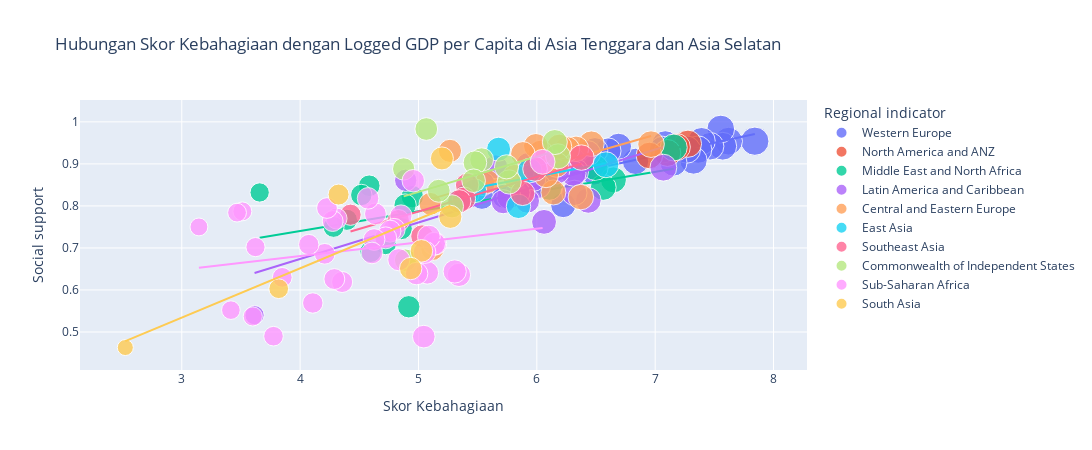

Notebook code for this chart:
### Code cell
# Scatter plot dengan garis tren
fig = px.scatter(
    df_2021, 
    x="Ladder score", 
    y="Social support", 
    trendline="ols",
    title="Hubungan Skor Kebahagiaan dengan Logged GDP per Capita di Asia Tenggara dan Asia Selatan",
    labels={"Ladder score": "Skor Kebahagiaan", "Logged GDP per capita": "Logged GDP per Capita"},
    color="Regional indicator",  # Menambahkan warna berdasarkan indikator regional
    size="Ladder score",  # Menambahkan ukuran marker berdasarkan skor kebahagiaan
    hover_name="Country name",  # Menambahkan label hover dengan nama negara
    opacity=0.8  # Menambahkan opacity agar lebih mudah melihat tumpukan marker
)
fig.update_layout(
    showlegend=True,
    width=1700, 
    height=450)
fig.show()

### Figure 1 — Plotly figure (JSON) as saved in the notebook; plotly's stock layout.template omitted (floating-point values rounded to 4 significant figures)
{"data": [{"hovertemplate": "<b>%{hovertext}</b><br><br>Regional indicator=Western Europe<br>Skor Kebahagiaan=%{marker.size}<br>Social support=%{y}<extra></extra>", "hovertext": ["Finland", "Denmark", "Switzerland", "Iceland", "Netherlands", "Norway", "Sweden", "Luxembourg", "Austria", "Germany", "Ireland", "United Kingdom", "Belgium", "France", "Malta", "Spain", "Italy", "Cyprus", "Portugal", "Greece", "North Cyprus"], "legendgroup": "Western Europe", "marker": {"color": "#636efa", "opacity": 0.8, "size": [7.842, 7.62, 7.571, 7.554, 7.464, 7.392, 7.363, 7.324, 7.268, 7.155, 7.085, 7.064, 6.834, 6.69, 6.602, 6.491, 6.483, 6.223, 5.929, 5.723, 5.536], "sizemode": "area", "sizeref": 0.0196, "symbol": "circle"}, "mode": "markers", "name": "Western Europe", "orientation": "v", "showlegend": true, "type": "scatter", "x": [7.842, 7.62, 7.571, 7.554, 7.464, 7.392, 7.363, 7.324, 7.268, 7.155, 7.085, 7.064, 6.834, 6.69, 6.602, 6.491, 6.483, 6.223, 5.929, 5.723, 5.536], "xaxis": "x", "y": [0.954, 0.954, 0.942, 0.983, 0.942, 0.954, 0.934, 0.908, 0.934, 0.903, 0.947, 0.934, 0.906, 0.942, 0.931, 0.932, 0.88, 0.802, 0.879, 0.823, 0.82], "yaxis": "y"}, {"hovertemplate": "<b>OLS trendline</b><br>Social support = 0.0612391 * Ladder score + 0.491014<br>R<sup>2</sup>=0.686766<br><br>Regional indicator=Western Europe<br>Skor Kebahagiaan=%{x}<br>Social support=%{y} <b>(trend)</b><extra></extra>", "legendgroup": "Western Europe", "marker": {"color": "#636efa", "symbol": "circle"}, "mode": "lines", "name": "Western Europe", "showlegend": false, "type": "scatter", "x": [5.536, 5.723, 5.929, 6.223, 6.483, 6.491, 6.602, 6.69, 6.834, 7.064, 7.085, 7.155, 7.268, 7.324, 7.363, 7.392, 7.464, 7.554, 7.571, 7.62, 7.842], "xaxis": "x", "y": [0.83, 0.8415, 0.8541, 0.8721, 0.888, 0.8885, 0.8953, 0.9007, 0.9095, 0.9236, 0.9249, 0.9292, 0.9361, 0.9395, 0.9419, 0.9437, 0.9481, 0.9536, 0.9547, 0.9577, 0.9713], "yaxis": "y"}, {"hovertemplate": "<b>%{hovertext}</b><br><br>Regional indicator=North America and ANZ<br>Skor Kebahagiaan=%{marker.size}<br>Social support=%{y}<extra></extra>", "hovertext": ["New Zealand", "Australia", "Canada", "United States"], "legendgroup": "North America and ANZ", "marker": {"color": "#EF553B", "opacity": 0.8, "size": [7.277, 7.183, 7.103, 6.951], "sizemode": "area", "sizeref": 0.0196, "symbol": "circle"}, "mode": "markers", "name": "North America and ANZ", "orientation": "v", "showlegend": true, "type": "scatter", "x": [7.277, 7.183, 7.103, 6.951], "xaxis": "x", "y": [0.948, 0.94, 0.926, 0.92], "yaxis": "y"}, {"hovertemplate": "<b>OLS trendline</b><br>Social support = 0.0891061 * Ladder score + 0.298307<br>R<sup>2</sup>=0.924635<br><br>Regional indicator=North America and ANZ<br>Skor Kebahagiaan=%{x}<br>Social support=%{y} <b>(trend)</b><extra></extra>", "legendgroup": "North America and ANZ", "marker": {"color": "#EF553B", "symbol": "circle"}, "mode": "lines", "name": "North America and ANZ", "showlegend": false, "type": "scatter", "x": [6.951, 7.103, 7.183, 7.277], "xaxis": "x", "y": [0.9177, 0.9312, 0.9384, 0.9467], "yaxis": "y"}, {"hovertemplate": "<b>%{hovertext}</b><br><br>Regional indicator=Middle East and North Africa<br>Skor Kebahagiaan=%{marker.size}<br>Social support=%{y}<extra></extra>", "hovertext": ["Israel", "Bahrain", "United Arab Emirates", "Saudi Arabia", "Kuwait", "Libya", "Turkey", "Morocco", "Algeria", "Iraq", "Iran", "Tunisia", "Lebanon", "Palestinian Territories", "Jordan", "Egypt", "Yemen"], "legendgroup": "Middle East and North Africa", "marker": {"color": "#00cc96", "opacity": 0.8, "size": [7.157, 6.647, 6.561, 6.494, 6.106, 5.41, 4.948, 4.918, 4.887, 4.854, 4.721, 4.596, 4.584, 4.517, 4.395, 4.283, 3.658], "sizemode": "area", "sizeref": 0.0196, "symbol": "circle"}, "mode": "markers", "name": "Middle East and North Africa", "orientation": "v", "showlegend": true, "type": "scatter", "x": [7.157, 6.647, 6.561, 6.494, 6.106, 5.41, 4.948, 4.918, 4.887, 4.854, 4.721, 4.596, 4.584, 4.517, 4.395, 4.283, 3.658], "xaxis": "x", "y": [0.939, 0.862, 0.844, 0.891, 0.843, 0.827, 0.822, 0.56, 0.802, 0.746, 0.71, 0.691, 0.848, 0.826, 0.767, 0.75, 0.832], "yaxis": "y"}, {"hovertemplate": "<b>OLS trendline</b><br>Social support = 0.0469244 * Ladder score + 0.552713<br>R<sup>2</sup>=0.282683<br><br>Regional indicator=Middle East and North Africa<br>Skor Kebahagiaan=%{x}<br>Social support=%{y} <b>(trend)</b><extra></extra>", "legendgroup": "Middle East and North Africa", "marker": {"color": "#00cc96", "symbol": "circle"}, "mode": "lines", "name": "Middle East and North Africa", "showlegend": false, "type": "scatter", "x": [3.658, 4.283, 4.395, 4.517, 4.584, 4.596, 4.721, 4.854, 4.887, 4.918, 4.948, 5.41, 6.106, 6.494, 6.561, 6.647, 7.157], "xaxis": "x", "y": [0.7244, 0.7537, 0.7589, 0.7647, 0.7678, 0.7684, 0.7742, 0.7805, 0.782, 0.7835, 0.7849, 0.8066, 0.8392, 0.8574, 0.8606, 0.8646, 0.8886], "yaxis": "y"}, {"hovertemplate": "<b>%{hovertext}</b><br><br>Regional indicator=Latin America and Caribbean<br>Skor Kebahagiaan=%{marker.size}<br>Social support=%{y}<extra></extra>", "hovertext": ["Costa Rica", "Guatemala", "Uruguay", "Brazil", "Mexico", "Jamaica", "Panama", "Chile", "El Salvador", "Colombia", "Nicaragua", "Argentina", "Honduras", "Peru", "Ecuador", "Bolivia", "Paraguay", "Dominican Republic", "Venezuela", "Haiti"], "legendgroup": "Latin America and Caribbean", "marker": {"color": "#ab63fa", "opacity": 0.8, "size": [7.069, 6.435, 6.431, 6.33, 6.317, 6.309, 6.18, 6.172, 6.061, 6.012, 5.972, 5.929, 5.919, 5.84, 5.764, 5.716, 5.653, 5.545, 4.892, 3.615], "sizemode": "area", "sizeref": 0.0196, "symbol": "circle"}, "mode": "markers", "name": "Latin America and Caribbean", "orientation": "v", "showlegend": true, "type": "scatter", "x": [7.069, 6.435, 6.431, 6.33, 6.317, 6.309, 6.18, 6.172, 6.061, 6.012, 5.972, 5.929, 5.919, 5.84, 5.764, 5.716, 5.653, 5.545, 4.892, 3.615], "xaxis": "x", "y": [0.891, 0.813, 0.925, 0.882, 0.831, 0.877, 0.896, 0.882, 0.762, 0.847, 0.864, 0.898, 0.812, 0.832, 0.821, 0.81, 0.893, 0.853, 0.861, 0.54], "yaxis": "y"}, {"hovertemplate": "<b>OLS trendline</b><br>Social support = 0.0868168 * Ladder score + 0.326582<br>R<sup>2</sup>=0.554196<br><br>Regional indicator=Latin America and Caribbean<br>Skor Kebahagiaan=%{x}<br>Social support=%{y} <b>(trend)</b><extra></extra>", "legendgroup": "Latin America and Caribbean", "marker": {"color": "#ab63fa", "symbol": "circle"}, "mode": "lines", "name": "Latin America and Caribbean", "showlegend": false, "type": "scatter", "x": [3.615, 4.892, 5.545, 5.653, 5.716, 5.764, 5.84, 5.919, 5.929, 5.972, 6.012, 6.061, 6.172, 6.18, 6.309, 6.317, 6.33, 6.431, 6.435, 7.069], "xaxis": "x", "y": [0.6404, 0.7513, 0.808, 0.8174, 0.8228, 0.827, 0.8336, 0.8405, 0.8413, 0.8451, 0.8485, 0.8528, 0.8624, 0.8631, 0.8743, 0.875, 0.8761, 0.8849, 0.8852, 0.9403], "yaxis": "y"}, {"hovertemplate": "<b>%{hovertext}</b><br><br>Regional indicator=Central and Eastern Europe<br>Skor Kebahagiaan=%{marker.size}<br>Social support=%{y}<extra></extra>", "hovertext": ["Czech Republic", "Slovenia", "Kosovo", "Slovakia", "Lithuania", "Estonia", "Poland", "Romania", "Serbia", "Latvia", "Hungary", "Croatia", "Bosnia and Herzegovina", "Montenegro", "Bulgaria", "Albania", "North Macedonia"], "legendgroup": "Central and Eastern Europe", "marker": {"color": "#FFA15A", "opacity": 0.8, "size": [6.965, 6.461, 6.372, 6.331, 6.255, 6.189, 6.166, 6.14, 6.078, 6.032, 5.992, 5.882, 5.813, 5.581, 5.266, 5.117, 5.101], "sizemode": "area", "sizeref": 0.0196, "symbol": "circle"}, "mode": "markers", "name": "Central and Eastern Europe", "orientation": "v", "showlegend": true, "type": "scatter", "x": [6.965, 6.461, 6.372, 6.331, 6.255, 6.189, 6.166, 6.14, 6.078, 6.032, 5.992, 5.882, 5.813, 5.581, 5.266, 5.117, 5.101], "xaxis": "x", "y": [0.947, 0.948, 0.821, 0.936, 0.935, 0.941, 0.898, 0.832, 0.873, 0.927, 0.943, 0.924, 0.87, 0.858, 0.931, 0.697, 0.805], "yaxis": "y"}, {"hovertemplate": "<b>OLS trendline</b><br>Social support = 0.080706 * Ladder score + 0.404405<br>R<sup>2</sup>=0.339839<br><br>Regional indicator=Central and Eastern Europe<br>Skor Kebahagiaan=%{x}<br>Social support=%{y} <b>(trend)</b><extra></extra>", "legendgroup": "Central and Eastern Europe", "marker": {"color": "#FFA15A", "symbol": "circle"}, "mode": "lines", "name": "Central and Eastern Europe", "showlegend": false, "type": "scatter", "x": [5.101, 5.117, 5.266, 5.581, 5.813, 5.882, 5.992, 6.032, 6.078, 6.14, 6.166, 6.189, 6.255, 6.331, 6.372, 6.461, 6.965], "xaxis": "x", "y": [0.8161, 0.8174, 0.8294, 0.8548, 0.8735, 0.8791, 0.888, 0.8912, 0.8949, 0.8999, 0.902, 0.9039, 0.9092, 0.9154, 0.9187, 0.9258, 0.9665], "yaxis": "y"}, {"hovertemplate": "<b>%{hovertext}</b><br><br>Regional indicator=East Asia<br>Skor Kebahagiaan=%{marker.size}<br>Social support=%{y}<extra></extra>", "hovertext": ["Taiwan Province of China", "Japan", "South Korea", "Mongolia", "Hong Kong S.A.R. of China", "China"], "legendgroup": "East Asia", "marker": {"color": "#19d3f3", "opacity": 0.8, "size": [6.584, 5.94, 5.845, 5.677, 5.477, 5.339], "sizemode": "area", "sizeref": 0.0196, "symbol": "circle"}, "mode": "markers", "name": "East Asia", "orientation": "v", "showlegend": true, "type": "scatter", "x": [6.584, 5.94, 5.845, 5.677, 5.477, 5.339], "xaxis": "x", "y": [0.898, 0.884, 0.799, 0.935, 0.836, 0.811], "yaxis": "y"}, {"hovertemplate": "<b>OLS trendline</b><br>Social support = 0.0532151 * Ladder score + 0.551302<br>R<sup>2</sup>=0.191065<br><br>Regional indicator=East Asia<br>Skor Kebahagiaan=%{x}<br>Social support=%{y} <b>(trend)</b><extra></extra>", "legendgroup": "East Asia", "marker": {"color": "#19d3f3", "symbol": "circle"}, "mode": "lines", "name": "East Asia", "showlegend": false, "type": "scatter", "x": [5.339, 5.477, 5.677, 5.845, 5.94, 6.584], "xaxis": "x", "y": [0.8354, 0.8428, 0.8534, 0.8623, 0.8674, 0.9017], "yaxis": "y"}, {"hovertemplate": "<b>%{hovertext}</b><br><br>Regional indicator=Southeast Asia<br>Skor Kebahagiaan=%{marker.size}<br>Social support=%{y}<extra></extra>", "hovertext": ["Singapore", "Thailand", "Philippines", "Vietnam", "Malaysia", "Indonesia", "Laos", "Cambodia", "Myanmar"], "legendgroup": "Southeast Asia", "marker": {"color": "#FF6692", "opacity": 0.8, "size": [6.377, 5.985, 5.88, 5.411, 5.384, 5.345, 5.03, 4.83, 4.426], "sizemode": "area", "sizeref": 0.0196, "symbol": "circle"}, "mode": "markers", "name": "Southeast Asia", "orientation": "v", "showlegend": true, "type": "scatter", "x": [6.377, 5.985, 5.88, 5.411, 5.384, 5.345, 5.03, 4.83, 4.426], "xaxis": "x", "y": [0.915, 0.888, 0.83, 0.85, 0.817, 0.811, 0.728, 0.765, 0.779], "yaxis": "y"}, {"hovertemplate": "<b>OLS trendline</b><br>Social support = 0.0828321 * Ladder score + 0.372414<br>R<sup>2</sup>=0.722924<br><br>Regional indicator=Southeast Asia<br>Skor Kebahagiaan=%{x}<br>Social support=%{y} <b>(trend)</b><extra></extra>", "legendgroup": "Southeast Asia", "marker": {"color": "#FF6692", "symbol": "circle"}, "mode": "lines", "name": "Southeast Asia", "showlegend": false, "type": "scatter", "x": [4.426, 4.83, 5.03, 5.345, 5.384, 5.411, 5.88, 5.985, 6.377], "xaxis": "x", "y": [0.739, 0.7725, 0.7891, 0.8152, 0.8184, 0.8206, 0.8595, 0.8682, 0.9006], "yaxis": "y"}, {"hovertemplate": "<b>%{hovertext}</b><br><br>Regional indicator=Commonwealth of Independent States<br>Skor Kebahagiaan=%{marker.size}<br>Social support=%{y}<extra></extra>", "hovertext": ["Uzbekistan", "Kazakhstan", "Moldova", "Kyrgyzstan", "Belarus", "Russia", "Tajikistan", "Armenia", "Azerbaijan", "Turkmenistan", "Georgia", "Ukraine"], "legendgroup": "Commonwealth of Independent States", "marker": {"color": "#B6E880", "opacity": 0.8, "size": [6.179, 6.152, 5.766, 5.744, 5.534, 5.477, 5.466, 5.283, 5.171, 5.066, 4.891, 4.875], "sizemode": "area", "sizeref": 0.0196, "symbol": "circle"}, "mode": "markers", "name": "Commonwealth of Independent States", "orientation": "v", "showlegend": true, "type": "scatter", "x": [6.179, 6.152, 5.766, 5.744, 5.534, 5.477, 5.466, 5.283, 5.171, 5.066, 4.891, 4.875], "xaxis": "x", "y": [0.918, 0.952, 0.857, 0.893, 0.91, 0.903, 0.86, 0.799, 0.836, 0.983, 0.671, 0.888], "yaxis": "y"}, {"hovertemplate": "<b>OLS trendline</b><br>Social support = 0.0841304 * Ladder score + 0.412559<br>R<sup>2</sup>=0.209507<br><br>Regional indicator=Commonwealth of Independent States<br>Skor Kebahagiaan=%{x}<br>Social support=%{y} <b>(trend)</b><extra></extra>", "legendgroup": "Commonwealth of Independent States", "marker": {"color": "#B6E880", "symbol": "circle"}, "mode": "lines", "name": "Commonwealth of Independent States", "showlegend": false, "type": "scatter", "x": [4.875, 4.891, 5.066, 5.171, 5.283, 5.466, 5.477, 5.534, 5.744, 5.766, 6.152, 6.179], "xaxis": "x", "y": [0.8227, 0.824, 0.8388, 0.8476, 0.857, 0.8724, 0.8733, 0.8781, 0.8958, 0.8977, 0.9301, 0.9324], "yaxis": "y"}, {"hovertemplate": "<b>%{hovertext}</b><br><br>Regional indicator=Sub-Saharan Africa<br>Skor Kebahagiaan=%{marker.size}<br>Social support=%{y}<extra></extra>", "hovertext": ["Mauritius", "Congo (Brazzaville)", "Ivory Coast", "Cameroon", "Senegal", "Ghana", "Niger", "Gambia", "Benin", "Guinea", "South Africa", "Gabon", "Burkina Faso", "Mozambique", "Nigeria", "Mali", "Uganda", "Liberia", "Kenya", "Namibia", "Chad", "Swaziland", "Comoros", "Ethiopia", "Mauritania", "Madagascar", "Togo", "Zambia", "Sierra Leone", "Burundi", "Tanzania", "Malawi", "Lesotho", "Botswana", "Rwanda", "Zimbabwe"], "legendgroup": "Sub-Saharan Africa", "marker": {"color": "#FF97FF", "opacity": 0.8, "size": [6.049, 5.342, 5.306, 5.142, 5.132, 5.088, 5.074, 5.051, 5.045, 4.984, 4.956, 4.852, 4.834, 4.794, 4.759, 4.723, 4.636, 4.625, 4.607, 4.574, 4.355, 4.308, 4.289, 4.275, 4.227, 4.208, 4.107, 4.073, 3.849, 3.775, 3.623, 3.6, 3.512, 3.467, 3.415, 3.145], "sizemode": "area", "sizeref": 0.0196, "symbol": "circle"}, "mode": "markers", "name": "Sub-Saharan Africa", "orientation": "v", "showlegend": true, "type": "scatter", "x": [6.049, 5.342, 5.306, 5.142, 5.132, 5.088, 5.074, 5.051, 5.045, 4.984, 4.956, 4.852, 4.834, 4.794, 4.759, 4.723, 4.636, 4.625, 4.607, 4.574, 4.355, 4.308, 4.289, 4.275, 4.227, 4.208, 4.107, 4.073, 3.849, 3.775, 3.623, 3.6, 3.512, 3.467, 3.415, 3.145], "xaxis": "x", "y": [0.905, 0.636, 0.644, 0.71, 0.71, 0.727, 0.641, 0.69, 0.489, 0.639, 0.86, 0.776, 0.672, 0.744, 0.74, 0.724, 0.781, 0.72, 0.688, 0.818, 0.619, 0.77, 0.626, 0.764, 0.795, 0.686, 0.569, 0.708, 0.63, 0.49, 0.702, 0.537, 0.787, 0.784, 0.552, 0.75], "yaxis": "y"}, {"hovertemplate": "<b>OLS trendline</b><br>Social support = 0.0327211 * Ladder score + 0.549686<br>R<sup>2</sup>=0.050066<br><br>Regional indicator=Sub-Saharan Africa<br>Skor Kebahagiaan=%{x}<br>Social support=%{y} <b>(trend)</b><extra></extra>", "legendgroup": "Sub-Saharan Africa", "marker": {"color": "#FF97FF", "symbol": "circle"}, "mode": "lines", "name": "Sub-Saharan Africa", "showlegend": false, "type": "scatter", "x": [3.145, 3.415, 3.467, 3.512, 3.6, 3.623, 3.775, 3.849, 4.073, 4.107, 4.208, 4.227, 4.275, 4.289, 4.308, 4.355, 4.574, 4.607, 4.625, 4.636, 4.723, 4.759, 4.794, 4.834, 4.852, 4.956, 4.984, 5.045, 5.051, 5.074, 5.088, 5.132, 5.142, 5.306, 5.342, 6.049], "xaxis": "x", "y": [0.6526, 0.6614, 0.6631, 0.6646, 0.6675, 0.6682, 0.6732, 0.6756, 0.683, 0.6841, 0.6874, 0.688, 0.6896, 0.69, 0.6906, 0.6922, 0.6994, 0.7004, 0.701, 0.7014, 0.7042, 0.7054, 0.7066, 0.7079, 0.7084, 0.7119, 0.7128, 0.7148, 0.715, 0.7157, 0.7162, 0.7176, 0.7179, 0.7233, 0.7245, 0.7476], "yaxis": "y"}, {"hovertemplate": "<b>%{hovertext}</b><br><br>Regional indicator=South Asia<br>Skor Kebahagiaan=%{marker.size}<br>Social support=%{y}<extra></extra>", "hovertext": ["Nepal", "Maldives", "Bangladesh", "Pakistan", "Sri Lanka", "India", "Afghanistan"], "legendgroup": "South Asia", "marker": {"color": "#FECB52", "opacity": 0.8, "size": [5.269, 5.198, 5.025, 4.934, 4.325, 3.819, 2.523], "sizemode": "area", "sizeref": 0.0196, "symbol": "circle"}, "mode": "markers", "name": "South Asia", "orientation": "v", "showlegend": true, "type": "scatter", "x": [5.269, 5.198, 5.025, 4.934, 4.325, 3.819, 2.523], "xaxis": "x", "y": [0.774, 0.913, 0.693, 0.651, 0.827, 0.603, 0.463], "yaxis": "y"}, {"hovertemplate": "<b>OLS trendline</b><br>Social support = 0.117264 * Ladder score + 0.182557<br>R<sup>2</sup>=0.603545<br><br>Regional indicator=South Asia<br>Skor Kebahagiaan=%{x}<br>Social support=%{y} <b>(trend)</b><extra></extra>", "legendgroup": "South Asia", "marker": {"color": "#FECB52", "symbol": "circle"}, "mode": "lines", "name": "South Asia", "showlegend": false, "type": "scatter", "x": [2.523, 3.819, 4.325, 4.934, 5.025, 5.198, 5.269], "xaxis": "x", "y": [0.4784, 0.6304, 0.6897, 0.7611, 0.7718, 0.7921, 0.8004], "yaxis": "y"}], "layout": {"height": 450, "legend": {"itemsizing": "constant", "title": {"text": "Regional indicator"}, "tracegroupgap": 0}, "showlegend": true, "title": {"text": "Hubungan Skor Kebahagiaan dengan Logged GDP per Capita di Asia Tenggara dan Asia Selatan"}, "width": 1700, "xaxis": {"anchor": "y", "domain": [0, 1], "title": {"text": "Skor Kebahagiaan"}}, "yaxis": {"anchor": "x", "domain": [0, 1], "title": {"text": "Social support"}}}}
